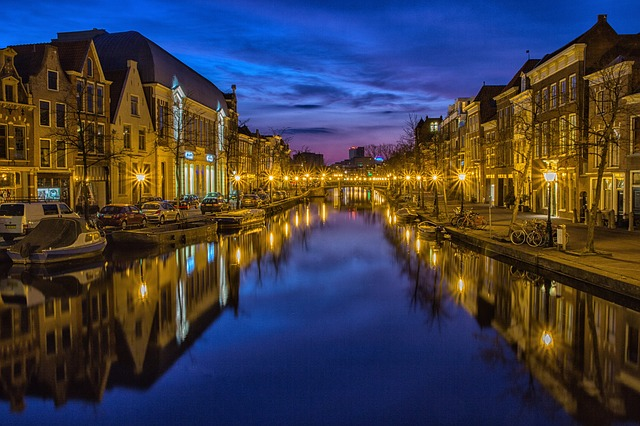
%> input picture octave/images/waterwayreflection.jpg, 640 x 426 px
$ octave GradientScalingExp.m   (GNU Octave 9; MATLAB toolbox functions it lacks are replaced by stand-ins)
%> lines starting %> are read from the running program, lines starting %| are printed output that depends on the picture
%Gradient Direction
pkg load image;

% [7 lines of commented-out code are left out]
img = double(rgb2gray(imread('images/waterwayreflection.jpg')))/255;
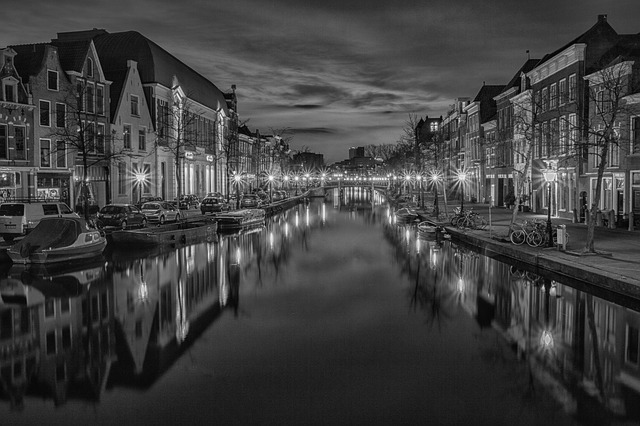
%> img: size 426x640 double; min 0, max 0.984, mean 0.248
imshow(img);
pause();

%compute x, y gradients
[gx gy] = imgradientxy(img,'sobel');
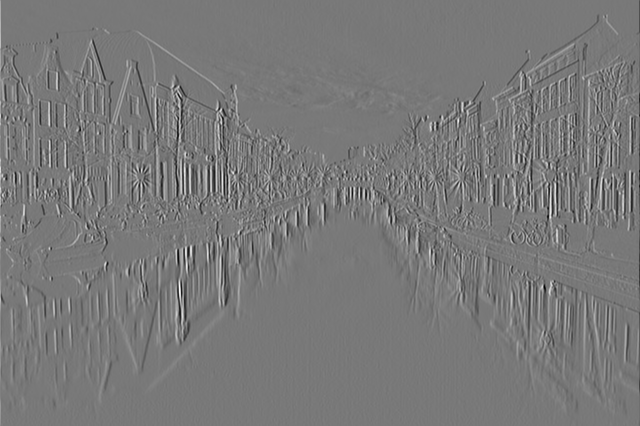
%> gx: size 426x640 double; min -2.74, max 3.03, mean -1.56e-05; drawn with min black and max white
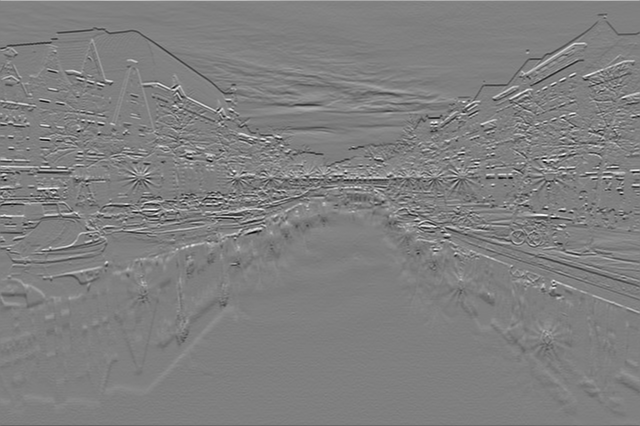
%> gy: size 426x640 double; min -2.44, max 2.42, mean -0.00116; drawn with min black and max white
imshow((gx+4)/8);
pause();
imshow((gy+4)/8);
pause();

%imshow scaling
disp("imshow scaling");
[gx gy] = imgradientxy(img,'sobel');
imshow(gx,[-4 4]);
pause();
imshow(gy,[-4 4]);
pause();

%imshow empty scaling
disp("imshow empty scaling");
[gx gy] = imgradientxy(img,'sobel');
imshow(gx,[]);
pause();
imshow(gy,[]);
pause();
